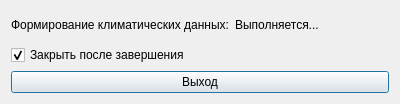
<?xml version="1.0" encoding="UTF-8"?>
<ui version="4.0">
 <class>ClimatStatus</class>
 <widget class="QDialog" name="ClimatStatus">
  <property name="geometry">
   <rect>
    <x>0</x>
    <y>0</y>
    <width>400</width>
    <height>104</height>
   </rect>
  </property>
  <property name="windowTitle">
   <string>Dialog</string>
  </property>
  <layout class="QGridLayout" name="gridLayout">
   <item row="0" column="0">
    <widget class="QLabel" name="climatLbl">
     <property name="text">
      <string>Формирование климатических данных:</string>
     </property>
    </widget>
   </item>
   <item row="0" column="1">
    <widget class="QLabel" name="climatStat">
     <property name="text">
      <string>Выполняется...</string>
     </property>
    </widget>
   </item>
   <item row="1" column="0" colspan="2">
    <widget class="QCheckBox" name="closeCheck">
     <property name="text">
      <string>Закрыть после завершения </string>
     </property>
     <property name="checked">
      <bool>true</bool>
     </property>
    </widget>
   </item>
   <item row="2" column="0" colspan="2">
    <widget class="QPushButton" name="closeBtn">
     <property name="toolTip">
      <string>Выход</string>
     </property>
     <property name="text">
      <string>Выход</string>
     </property>
    </widget>
   </item>
  </layout>
 </widget>
 <resources/>
 <connections/>
</ui>
